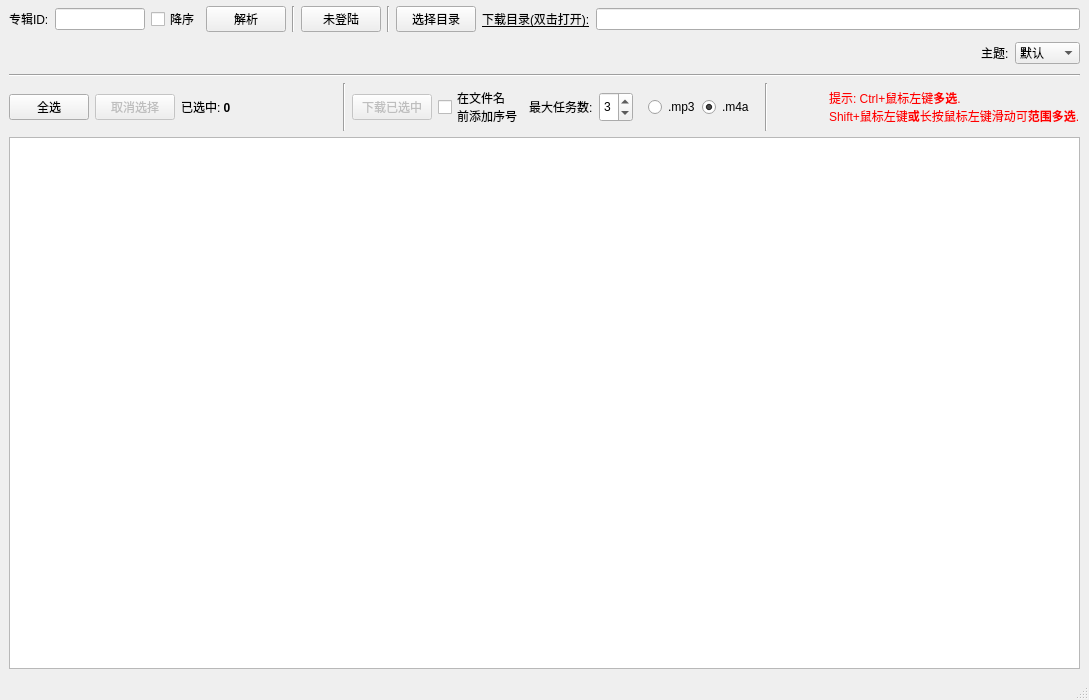
<?xml version="1.0" encoding="UTF-8"?>
<ui version="4.0">
 <class>MainWindow</class>
 <widget class="QMainWindow" name="MainWindow">
  <property name="geometry">
   <rect>
    <x>0</x>
    <y>0</y>
    <width>1089</width>
    <height>700</height>
   </rect>
  </property>
  <property name="windowTitle">
   <string>喜马拉雅FM专辑下载器(此工具仅为学习交流使用, 音频版权归喜马拉雅FM所有!)</string>
  </property>
  <property name="windowIcon">
   <iconset resource="../resources/xmly-downloader-qt5.qrc">
    <normaloff>:/ximalaya.ico</normaloff>:/ximalaya.ico</iconset>
  </property>
  <property name="styleSheet">
   <string notr="true">QWidget{font: 12pt 'Microsoft YaHei'}</string>
  </property>
  <widget class="QWidget" name="centralwidget">
   <layout class="QVBoxLayout" name="verticalLayout">
    <property name="topMargin">
     <number>6</number>
    </property>
    <item>
     <layout class="QHBoxLayout" name="horizontalLayout">
      <item>
       <widget class="QLabel" name="audioBookIdlabel">
        <property name="sizePolicy">
         <sizepolicy hsizetype="Maximum" vsizetype="Fixed">
          <horstretch>0</horstretch>
          <verstretch>0</verstretch>
         </sizepolicy>
        </property>
        <property name="minimumSize">
         <size>
          <width>0</width>
          <height>0</height>
         </size>
        </property>
        <property name="maximumSize">
         <size>
          <width>16777215</width>
          <height>16777215</height>
         </size>
        </property>
        <property name="text">
         <string>专辑ID:</string>
        </property>
       </widget>
      </item>
      <item>
       <widget class="QLineEdit" name="idLineEdit">
        <property name="minimumSize">
         <size>
          <width>90</width>
          <height>0</height>
         </size>
        </property>
        <property name="maximumSize">
         <size>
          <width>50</width>
          <height>16777215</height>
         </size>
        </property>
        <property name="text">
         <string/>
        </property>
        <property name="maxLength">
         <number>9</number>
        </property>
        <property name="clearButtonEnabled">
         <bool>false</bool>
        </property>
       </widget>
      </item>
      <item alignment="Qt::AlignLeft">
       <widget class="QCheckBox" name="descCheckBox">
        <property name="text">
         <string>降序</string>
        </property>
       </widget>
      </item>
      <item>
       <widget class="QPushButton" name="parseBtn">
        <property name="text">
         <string>解析</string>
        </property>
       </widget>
      </item>
      <item>
       <widget class="Line" name="line_4">
        <property name="orientation">
         <enum>Qt::Vertical</enum>
        </property>
       </widget>
      </item>
      <item>
       <widget class="QPushButton" name="cookieBtn">
        <property name="text">
         <string>未登陆</string>
        </property>
       </widget>
      </item>
      <item>
       <widget class="Line" name="line_5">
        <property name="orientation">
         <enum>Qt::Vertical</enum>
        </property>
       </widget>
      </item>
      <item>
       <widget class="QPushButton" name="selectDirBtn">
        <property name="enabled">
         <bool>true</bool>
        </property>
        <property name="text">
         <string>选择目录</string>
        </property>
       </widget>
      </item>
      <item>
       <widget class="QLabel" name="downloadDirLabel">
        <property name="text">
         <string>&lt;html&gt;&lt;head/&gt;&lt;body&gt;&lt;p&gt;&lt;a href=&quot;url&quot;&gt;&lt;span style=&quot; text-decoration: underline; color:#000000;&quot;&gt;下载目录(双击打开):&lt;/span&gt;&lt;/a&gt;&lt;/p&gt;&lt;/body&gt;&lt;/html&gt;</string>
        </property>
       </widget>
      </item>
      <item>
       <widget class="QLineEdit" name="downloadDirLineEdit">
        <property name="text">
         <string/>
        </property>
        <property name="readOnly">
         <bool>true</bool>
        </property>
        <property name="clearButtonEnabled">
         <bool>false</bool>
        </property>
       </widget>
      </item>
     </layout>
    </item>
    <item>
     <layout class="QHBoxLayout" name="horizontalLayout_2">
      <item>
       <widget class="QLabel" name="titleLabel">
        <property name="sizePolicy">
         <sizepolicy hsizetype="Expanding" vsizetype="Minimum">
          <horstretch>0</horstretch>
          <verstretch>0</verstretch>
         </sizepolicy>
        </property>
        <property name="minimumSize">
         <size>
          <width>0</width>
          <height>30</height>
         </size>
        </property>
        <property name="text">
         <string/>
        </property>
        <property name="textInteractionFlags">
         <set>Qt::LinksAccessibleByMouse|Qt::TextSelectableByMouse</set>
        </property>
       </widget>
      </item>
      <item>
       <widget class="QLabel" name="label_3">
        <property name="text">
         <string>主题:</string>
        </property>
       </widget>
      </item>
      <item>
       <widget class="QComboBox" name="themeComboBox">
        <item>
         <property name="text">
          <string>默认</string>
         </property>
        </item>
        <item>
         <property name="text">
          <string>淡蓝</string>
         </property>
        </item>
        <item>
         <property name="text">
          <string>PS黑</string>
         </property>
        </item>
        <item>
         <property name="text">
          <string>扁平白</string>
         </property>
        </item>
       </widget>
      </item>
     </layout>
    </item>
    <item>
     <widget class="Line" name="line">
      <property name="orientation">
       <enum>Qt::Horizontal</enum>
      </property>
     </widget>
    </item>
    <item>
     <layout class="QHBoxLayout" name="horizontalLayout_3">
      <item>
       <widget class="QPushButton" name="selectAllBtn">
        <property name="minimumSize">
         <size>
          <width>80</width>
          <height>0</height>
         </size>
        </property>
        <property name="toolTip">
         <string>&lt;html&gt;&lt;head/&gt;&lt;body&gt;&lt;p&gt;选择全部(Ctrl+A)&lt;/p&gt;&lt;/body&gt;&lt;/html&gt;</string>
        </property>
        <property name="text">
         <string>全选</string>
        </property>
       </widget>
      </item>
      <item>
       <widget class="QPushButton" name="unselectBtn">
        <property name="enabled">
         <bool>false</bool>
        </property>
        <property name="minimumSize">
         <size>
          <width>80</width>
          <height>0</height>
         </size>
        </property>
        <property name="toolTip">
         <string>&lt;html&gt;&lt;head/&gt;&lt;body&gt;&lt;p&gt;&lt;br/&gt;&lt;/p&gt;&lt;/body&gt;&lt;/html&gt;</string>
        </property>
        <property name="text">
         <string>取消选择</string>
        </property>
       </widget>
      </item>
      <item>
       <widget class="QLabel" name="selectedCountLabel">
        <property name="minimumSize">
         <size>
          <width>100</width>
          <height>0</height>
         </size>
        </property>
        <property name="text">
         <string>&lt;html&gt;&lt;head/&gt;&lt;body&gt;&lt;p&gt;已选中: &lt;span style=&quot; font-weight:600;&quot;&gt;0&lt;/span&gt;&lt;/p&gt;&lt;/body&gt;&lt;/html&gt;</string>
        </property>
       </widget>
      </item>
      <item>
       <spacer name="horizontalSpacer">
        <property name="orientation">
         <enum>Qt::Horizontal</enum>
        </property>
        <property name="sizeHint" stdset="0">
         <size>
          <width>20</width>
          <height>20</height>
         </size>
        </property>
       </spacer>
      </item>
      <item>
       <widget class="Line" name="line_2">
        <property name="orientation">
         <enum>Qt::Vertical</enum>
        </property>
       </widget>
      </item>
      <item>
       <widget class="QPushButton" name="startDownloadBtn">
        <property name="enabled">
         <bool>false</bool>
        </property>
        <property name="sizePolicy">
         <sizepolicy hsizetype="Minimum" vsizetype="Fixed">
          <horstretch>0</horstretch>
          <verstretch>0</verstretch>
         </sizepolicy>
        </property>
        <property name="minimumSize">
         <size>
          <width>0</width>
          <height>0</height>
         </size>
        </property>
        <property name="text">
         <string>下载已选中</string>
        </property>
       </widget>
      </item>
      <item>
       <widget class="QCheckBox" name="addNumCheckBox">
        <property name="text">
         <string>在文件名
前添加序号</string>
        </property>
        <property name="checkable">
         <bool>true</bool>
        </property>
        <property name="checked">
         <bool>false</bool>
        </property>
        <property name="tristate">
         <bool>false</bool>
        </property>
       </widget>
      </item>
      <item>
       <widget class="QLabel" name="label_2">
        <property name="text">
         <string>最大任务数:</string>
        </property>
       </widget>
      </item>
      <item>
       <widget class="QSpinBox" name="maxTaskCountSpinBox">
        <property name="minimumSize">
         <size>
          <width>0</width>
          <height>30</height>
         </size>
        </property>
        <property name="wrapping">
         <bool>false</bool>
        </property>
        <property name="minimum">
         <number>1</number>
        </property>
        <property name="maximum">
         <number>5</number>
        </property>
        <property name="value">
         <number>3</number>
        </property>
       </widget>
      </item>
      <item>
       <widget class="QGroupBox" name="suffixNameGroupBox">
        <property name="styleSheet">
         <string notr="true">border:none	</string>
        </property>
        <property name="title">
         <string/>
        </property>
        <property name="checkable">
         <bool>false</bool>
        </property>
        <layout class="QHBoxLayout" name="horizontalLayout_5">
         <item>
          <widget class="QRadioButton" name="mp3RadioBtn">
           <property name="minimumSize">
            <size>
             <width>0</width>
             <height>30</height>
            </size>
           </property>
           <property name="text">
            <string>.mp3</string>
           </property>
          </widget>
         </item>
         <item>
          <widget class="QRadioButton" name="m4aRadioBtn">
           <property name="minimumSize">
            <size>
             <width>0</width>
             <height>30</height>
            </size>
           </property>
           <property name="text">
            <string>.m4a</string>
           </property>
           <property name="checked">
            <bool>true</bool>
           </property>
          </widget>
         </item>
        </layout>
       </widget>
      </item>
      <item>
       <widget class="Line" name="line_3">
        <property name="orientation">
         <enum>Qt::Vertical</enum>
        </property>
       </widget>
      </item>
      <item>
       <spacer name="horizontalSpacer_2">
        <property name="orientation">
         <enum>Qt::Horizontal</enum>
        </property>
        <property name="sizeHint" stdset="0">
         <size>
          <width>40</width>
          <height>20</height>
         </size>
        </property>
       </spacer>
      </item>
      <item alignment="Qt::AlignRight">
       <widget class="QLabel" name="label">
        <property name="minimumSize">
         <size>
          <width>0</width>
          <height>0</height>
         </size>
        </property>
        <property name="maximumSize">
         <size>
          <width>16777215</width>
          <height>16777215</height>
         </size>
        </property>
        <property name="styleSheet">
         <string notr="true">color:red;
font: 9pt &quot;微软雅黑&quot;;</string>
        </property>
        <property name="text">
         <string>&lt;html&gt;&lt;head/&gt;&lt;body&gt;&lt;p&gt;提示: Ctrl+鼠标左键&lt;span style=&quot; font-weight:600;&quot;&gt;多选&lt;/span&gt;. &lt;br/&gt;Shift+鼠标左键&lt;span style=&quot; font-weight:600;&quot;&gt;或&lt;/span&gt;长按鼠标左键滑动可&lt;span style=&quot; font-weight:600;&quot;&gt;范围多选&lt;/span&gt;.&lt;/p&gt;&lt;/body&gt;&lt;/html&gt;</string>
        </property>
       </widget>
      </item>
     </layout>
    </item>
    <item>
     <widget class="QTableWidget" name="tableWidget"/>
    </item>
   </layout>
  </widget>
  <widget class="QStatusBar" name="statusbar"/>
 </widget>
 <resources>
  <include location="../resources/xmly-downloader-qt5.qrc"/>
 </resources>
 <connections/>
</ui>
